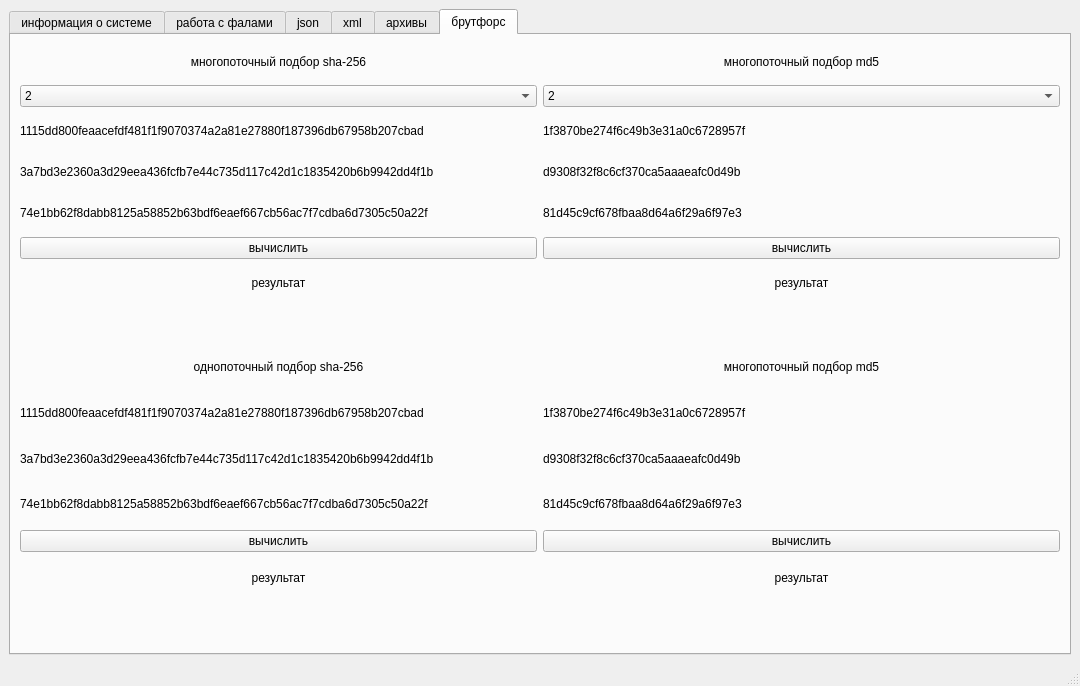
<?xml version="1.0" encoding="UTF-8"?>
<ui version="4.0">
 <class>MainWindow</class>
 <widget class="QMainWindow" name="MainWindow">
  <property name="geometry">
   <rect>
    <x>0</x>
    <y>0</y>
    <width>1080</width>
    <height>686</height>
   </rect>
  </property>
  <property name="windowTitle">
   <string>практика 1</string>
  </property>
  <widget class="QWidget" name="centralwidget">
   <layout class="QGridLayout" name="gridLayout_7">
    <item row="0" column="0">
     <widget class="QTabWidget" name="tabWidget">
      <property name="currentIndex">
       <number>5</number>
      </property>
      <widget class="QWidget" name="tab">
       <attribute name="title">
        <string>информация о системе</string>
       </attribute>
       <layout class="QGridLayout" name="gridLayout_2">
        <item row="0" column="0">
         <widget class="QListWidget" name="listWidget"/>
        </item>
       </layout>
      </widget>
      <widget class="QWidget" name="tab_2">
       <attribute name="title">
        <string>работа с фалами</string>
       </attribute>
       <layout class="QGridLayout" name="gridLayout_3">
        <item row="0" column="1">
         <widget class="QPushButton" name="pushButton_2">
          <property name="text">
           <string>открыть</string>
          </property>
         </widget>
        </item>
        <item row="0" column="0">
         <widget class="QPushButton" name="pushButton">
          <property name="text">
           <string>сохранить</string>
          </property>
         </widget>
        </item>
        <item row="1" column="0" colspan="2">
         <widget class="QPlainTextEdit" name="plainTextEdit"/>
        </item>
        <item row="2" column="0" colspan="2">
         <widget class="QPushButton" name="pushButton_3">
          <property name="text">
           <string>удалить файл</string>
          </property>
         </widget>
        </item>
       </layout>
      </widget>
      <widget class="QWidget" name="tab_3">
       <attribute name="title">
        <string>json</string>
       </attribute>
       <layout class="QGridLayout" name="gridLayout_4">
        <item row="0" column="0">
         <widget class="QLabel" name="label">
          <property name="text">
           <string>список студентов</string>
          </property>
         </widget>
        </item>
        <item row="1" column="0">
         <widget class="QLabel" name="label_2">
          <property name="text">
           <string>ФИО</string>
          </property>
         </widget>
        </item>
        <item row="3" column="0">
         <widget class="QLabel" name="label_3">
          <property name="text">
           <string>Год поступления</string>
          </property>
         </widget>
        </item>
        <item row="5" column="0">
         <widget class="QLabel" name="label_4">
          <property name="text">
           <string>направление</string>
          </property>
         </widget>
        </item>
        <item row="8" column="0" colspan="2">
         <widget class="QListWidget" name="listWidget_2"/>
        </item>
        <item row="9" column="0">
         <widget class="QPushButton" name="pushButton_5">
          <property name="text">
           <string>прочитать</string>
          </property>
         </widget>
        </item>
        <item row="9" column="1">
         <widget class="QPushButton" name="pushButton_4">
          <property name="text">
           <string>сохранить json</string>
          </property>
         </widget>
        </item>
        <item row="2" column="0" colspan="2">
         <widget class="QLineEdit" name="lineEdit"/>
        </item>
        <item row="4" column="0" colspan="2">
         <widget class="QLineEdit" name="lineEdit_2"/>
        </item>
        <item row="6" column="0" colspan="2">
         <widget class="QLineEdit" name="lineEdit_3"/>
        </item>
        <item row="7" column="0" colspan="2">
         <widget class="QPushButton" name="pushButton_6">
          <property name="text">
           <string>добавить</string>
          </property>
         </widget>
        </item>
       </layout>
      </widget>
      <widget class="QWidget" name="tab_4">
       <attribute name="title">
        <string>xml</string>
       </attribute>
       <layout class="QGridLayout" name="gridLayout_5">
        <item row="0" column="0" colspan="3">
         <widget class="QLabel" name="label_5">
          <property name="text">
           <string>список дисциплин</string>
          </property>
         </widget>
        </item>
        <item row="3" column="0" colspan="3">
         <widget class="QLabel" name="label_7">
          <property name="text">
           <string>год утверждения</string>
          </property>
         </widget>
        </item>
        <item row="4" column="0" colspan="3">
         <widget class="QLineEdit" name="lineEdit_5"/>
        </item>
        <item row="2" column="0" colspan="3">
         <widget class="QLineEdit" name="lineEdit_4"/>
        </item>
        <item row="7" column="0" colspan="3">
         <widget class="QPushButton" name="pushButton_7">
          <property name="text">
           <string>добавить</string>
          </property>
         </widget>
        </item>
        <item row="8" column="0" colspan="3">
         <widget class="QListWidget" name="listWidget_3"/>
        </item>
        <item row="6" column="0" colspan="3">
         <widget class="QLineEdit" name="lineEdit_6"/>
        </item>
        <item row="1" column="0" colspan="3">
         <widget class="QLabel" name="label_6">
          <property name="text">
           <string>название</string>
          </property>
         </widget>
        </item>
        <item row="5" column="0" colspan="3">
         <widget class="QLabel" name="label_8">
          <property name="text">
           <string>преподаватель</string>
          </property>
         </widget>
        </item>
        <item row="9" column="0" colspan="3">
         <widget class="QPushButton" name="pushButton_9">
          <property name="text">
           <string>сохранить</string>
          </property>
         </widget>
        </item>
        <item row="10" column="0" colspan="3">
         <widget class="QPushButton" name="pushButton_8">
          <property name="text">
           <string>открыть</string>
          </property>
         </widget>
        </item>
       </layout>
      </widget>
      <widget class="QWidget" name="tab_5">
       <attribute name="title">
        <string>архивы</string>
       </attribute>
       <layout class="QGridLayout" name="gridLayout_6">
        <item row="0" column="2">
         <widget class="QPushButton" name="pushButton_11">
          <property name="enabled">
           <bool>false</bool>
          </property>
          <property name="text">
           <string>разархивировать</string>
          </property>
         </widget>
        </item>
        <item row="2" column="2">
         <widget class="QPushButton" name="pushButton_13">
          <property name="enabled">
           <bool>false</bool>
          </property>
          <property name="text">
           <string>создать архив</string>
          </property>
         </widget>
        </item>
        <item row="1" column="0" colspan="3">
         <widget class="QListWidget" name="listWidget_4"/>
        </item>
        <item row="2" column="0">
         <widget class="QPushButton" name="pushButton_12">
          <property name="text">
           <string>добавить файл в архив</string>
          </property>
         </widget>
        </item>
        <item row="0" column="0">
         <widget class="QPushButton" name="pushButton_10">
          <property name="text">
           <string>открыть архив</string>
          </property>
         </widget>
        </item>
       </layout>
      </widget>
      <widget class="QWidget" name="tab_6">
       <attribute name="title">
        <string>брутфорс</string>
       </attribute>
       <layout class="QGridLayout" name="gridLayout">
        <item row="0" column="0">
         <layout class="QVBoxLayout" name="verticalLayout_2">
          <item>
           <widget class="QLabel" name="label_20">
            <property name="text">
             <string>многопоточный подбор sha-256</string>
            </property>
            <property name="alignment">
             <set>Qt::AlignCenter</set>
            </property>
           </widget>
          </item>
          <item>
           <widget class="QComboBox" name="comboBox">
            <item>
             <property name="text">
              <string>2</string>
             </property>
            </item>
            <item>
             <property name="text">
              <string>3</string>
             </property>
            </item>
            <item>
             <property name="text">
              <string>4</string>
             </property>
            </item>
            <item>
             <property name="text">
              <string>5</string>
             </property>
            </item>
            <item>
             <property name="text">
              <string>6</string>
             </property>
            </item>
            <item>
             <property name="text">
              <string>7</string>
             </property>
            </item>
            <item>
             <property name="text">
              <string>8</string>
             </property>
            </item>
           </widget>
          </item>
          <item>
           <widget class="QLabel" name="label_15">
            <property name="text">
             <string>1115dd800feaacefdf481f1f9070374a2a81e27880f187396db67958b207cbad</string>
            </property>
           </widget>
          </item>
          <item>
           <widget class="QLabel" name="label_16">
            <property name="text">
             <string>3a7bd3e2360a3d29eea436fcfb7e44c735d117c42d1c1835420b6b9942dd4f1b</string>
            </property>
           </widget>
          </item>
          <item>
           <widget class="QLabel" name="label_17">
            <property name="text">
             <string>74e1bb62f8dabb8125a58852b63bdf6eaef667cb56ac7f7cdba6d7305c50a22f</string>
            </property>
           </widget>
          </item>
          <item>
           <widget class="QPushButton" name="pushButton_15">
            <property name="text">
             <string>вычислить</string>
            </property>
           </widget>
          </item>
          <item>
           <widget class="QLabel" name="label_18">
            <property name="text">
             <string>результат</string>
            </property>
            <property name="alignment">
             <set>Qt::AlignCenter</set>
            </property>
           </widget>
          </item>
          <item>
           <widget class="QLabel" name="label_19">
            <property name="text">
             <string/>
            </property>
           </widget>
          </item>
         </layout>
        </item>
        <item row="0" column="1">
         <layout class="QVBoxLayout" name="verticalLayout_3">
          <item>
           <widget class="QLabel" name="label_21">
            <property name="text">
             <string>многопоточный подбор md5</string>
            </property>
            <property name="alignment">
             <set>Qt::AlignCenter</set>
            </property>
           </widget>
          </item>
          <item>
           <widget class="QComboBox" name="comboBox_2">
            <item>
             <property name="text">
              <string>2</string>
             </property>
            </item>
            <item>
             <property name="text">
              <string>3</string>
             </property>
            </item>
            <item>
             <property name="text">
              <string>4</string>
             </property>
            </item>
            <item>
             <property name="text">
              <string>5</string>
             </property>
            </item>
            <item>
             <property name="text">
              <string>6</string>
             </property>
            </item>
            <item>
             <property name="text">
              <string>7</string>
             </property>
            </item>
            <item>
             <property name="text">
              <string>8</string>
             </property>
            </item>
           </widget>
          </item>
          <item>
           <widget class="QLabel" name="label_22">
            <property name="text">
             <string>1f3870be274f6c49b3e31a0c6728957f</string>
            </property>
           </widget>
          </item>
          <item>
           <widget class="QLabel" name="label_23">
            <property name="text">
             <string>d9308f32f8c6cf370ca5aaaeafc0d49b</string>
            </property>
           </widget>
          </item>
          <item>
           <widget class="QLabel" name="label_24">
            <property name="text">
             <string>81d45c9cf678fbaa8d64a6f29a6f97e3</string>
            </property>
           </widget>
          </item>
          <item>
           <widget class="QPushButton" name="pushButton_16">
            <property name="text">
             <string>вычислить</string>
            </property>
           </widget>
          </item>
          <item>
           <widget class="QLabel" name="label_25">
            <property name="text">
             <string>результат</string>
            </property>
            <property name="alignment">
             <set>Qt::AlignCenter</set>
            </property>
           </widget>
          </item>
          <item>
           <widget class="QLabel" name="label_26">
            <property name="text">
             <string/>
            </property>
           </widget>
          </item>
         </layout>
        </item>
        <item row="1" column="0">
         <layout class="QVBoxLayout" name="verticalLayout">
          <item>
           <widget class="QLabel" name="label_9">
            <property name="text">
             <string>однопоточный подбор sha-256</string>
            </property>
            <property name="alignment">
             <set>Qt::AlignCenter</set>
            </property>
           </widget>
          </item>
          <item>
           <widget class="QLabel" name="label_10">
            <property name="text">
             <string>1115dd800feaacefdf481f1f9070374a2a81e27880f187396db67958b207cbad</string>
            </property>
           </widget>
          </item>
          <item>
           <widget class="QLabel" name="label_11">
            <property name="text">
             <string>3a7bd3e2360a3d29eea436fcfb7e44c735d117c42d1c1835420b6b9942dd4f1b</string>
            </property>
           </widget>
          </item>
          <item>
           <widget class="QLabel" name="label_12">
            <property name="text">
             <string>74e1bb62f8dabb8125a58852b63bdf6eaef667cb56ac7f7cdba6d7305c50a22f</string>
            </property>
           </widget>
          </item>
          <item>
           <widget class="QPushButton" name="pushButton_14">
            <property name="text">
             <string>вычислить</string>
            </property>
           </widget>
          </item>
          <item>
           <widget class="QLabel" name="label_13">
            <property name="text">
             <string>результат</string>
            </property>
            <property name="alignment">
             <set>Qt::AlignCenter</set>
            </property>
           </widget>
          </item>
          <item>
           <widget class="QLabel" name="label_14">
            <property name="text">
             <string/>
            </property>
           </widget>
          </item>
         </layout>
        </item>
        <item row="1" column="1">
         <layout class="QVBoxLayout" name="verticalLayout_4">
          <item>
           <widget class="QLabel" name="label_27">
            <property name="text">
             <string>многопоточный подбор md5</string>
            </property>
            <property name="alignment">
             <set>Qt::AlignCenter</set>
            </property>
           </widget>
          </item>
          <item>
           <widget class="QLabel" name="label_28">
            <property name="text">
             <string>1f3870be274f6c49b3e31a0c6728957f</string>
            </property>
           </widget>
          </item>
          <item>
           <widget class="QLabel" name="label_29">
            <property name="text">
             <string>d9308f32f8c6cf370ca5aaaeafc0d49b</string>
            </property>
           </widget>
          </item>
          <item>
           <widget class="QLabel" name="label_30">
            <property name="text">
             <string>81d45c9cf678fbaa8d64a6f29a6f97e3</string>
            </property>
           </widget>
          </item>
          <item>
           <widget class="QPushButton" name="pushButton_17">
            <property name="text">
             <string>вычислить</string>
            </property>
           </widget>
          </item>
          <item>
           <widget class="QLabel" name="label_31">
            <property name="text">
             <string>результат</string>
            </property>
            <property name="alignment">
             <set>Qt::AlignCenter</set>
            </property>
           </widget>
          </item>
          <item>
           <widget class="QLabel" name="label_32">
            <property name="text">
             <string/>
            </property>
           </widget>
          </item>
         </layout>
        </item>
       </layout>
      </widget>
     </widget>
    </item>
   </layout>
  </widget>
  <widget class="QMenuBar" name="menubar">
   <property name="geometry">
    <rect>
     <x>0</x>
     <y>0</y>
     <width>1080</width>
     <height>23</height>
    </rect>
   </property>
  </widget>
  <widget class="QStatusBar" name="statusbar"/>
 </widget>
 <resources/>
 <connections/>
</ui>
